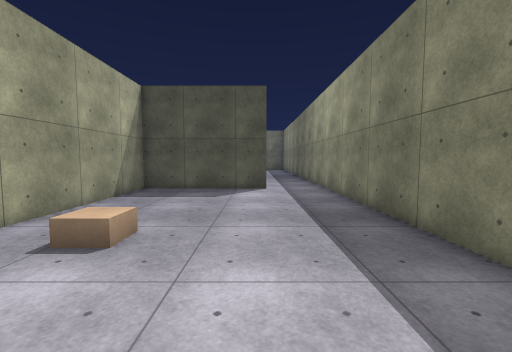
[1] (above)

19 first-person views from a walk through a Unity game level. The camera is 1.5 m above the floor, tilts 4° down and sees 90° across. The floor is counted in squares, 1 m on a side. Each view is taken from the middle of a square. On the plan, view 1 faces up. The plan holds only what a view shows up to about 13 squares ahead; the rest is blank. The player character is not drawn. Surface patterns are stand-ins for the level's own textures.

[2]
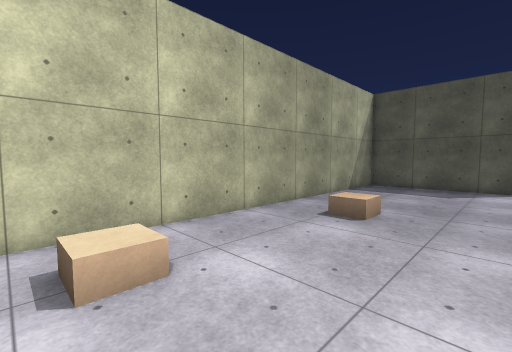

[3]
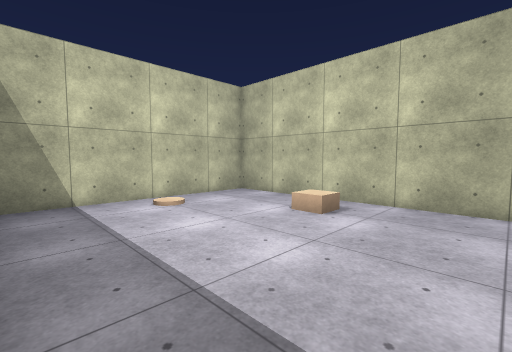

[4]
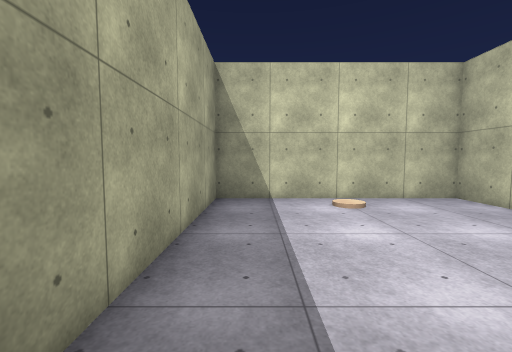

[5]
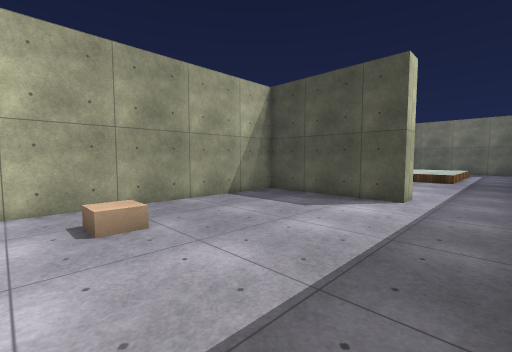

[6]
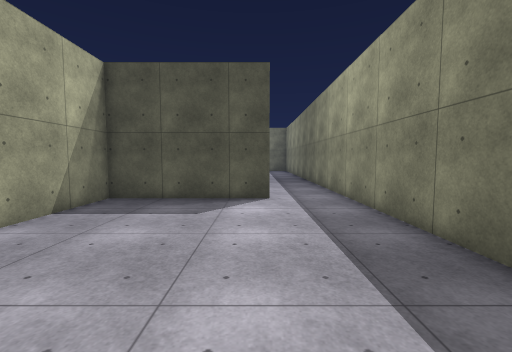

[7]
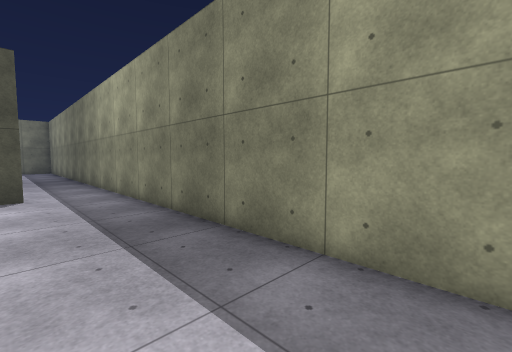

[8]
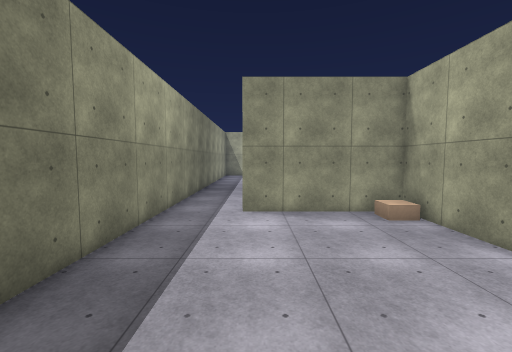

[9]
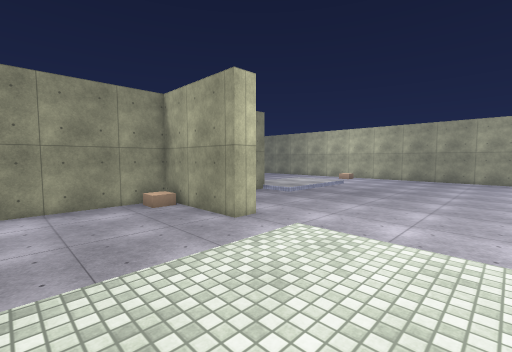

[10]
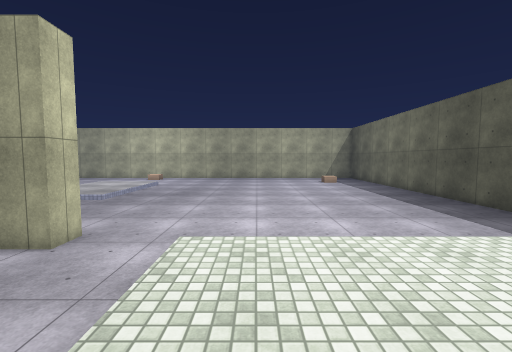

[11]
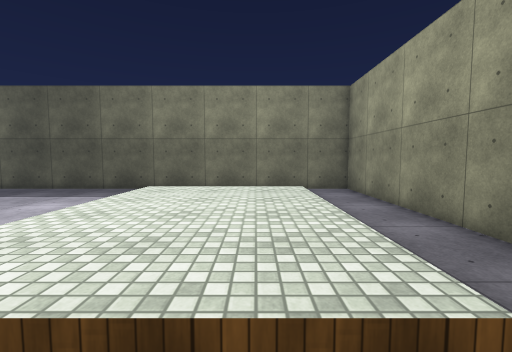

[12]
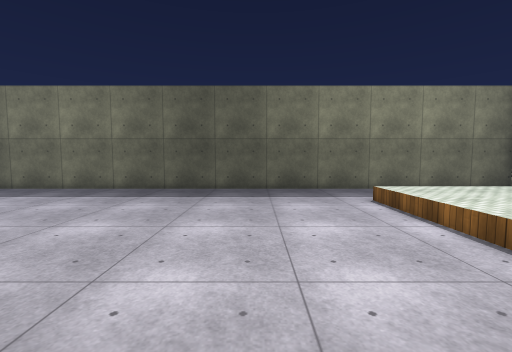

[13]
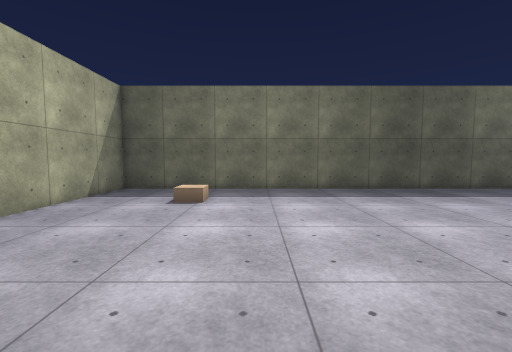

[14]
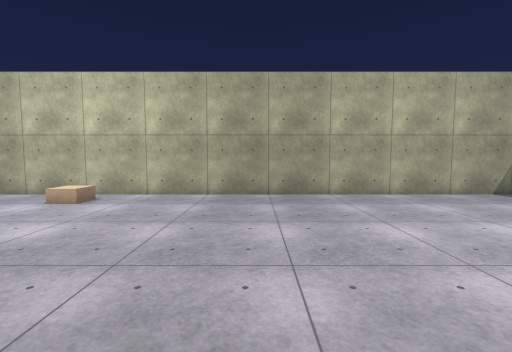

[15]
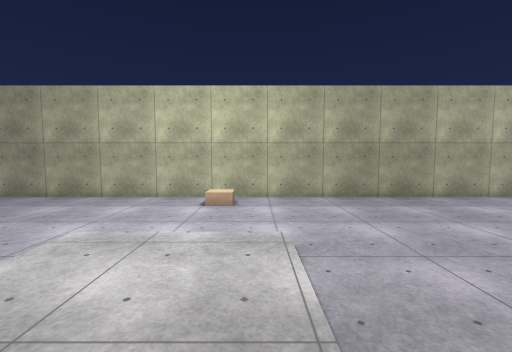

[16]
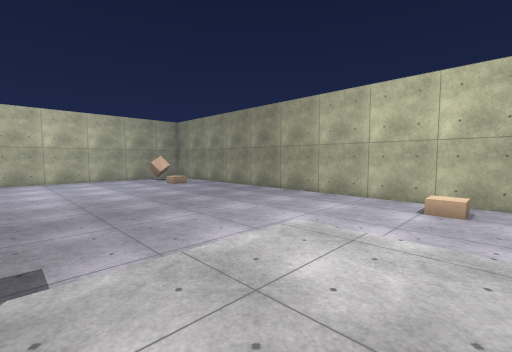

[17]
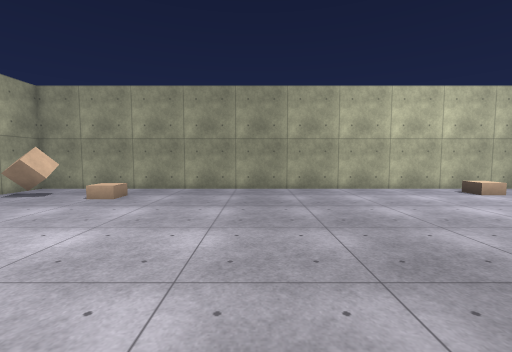

[18]
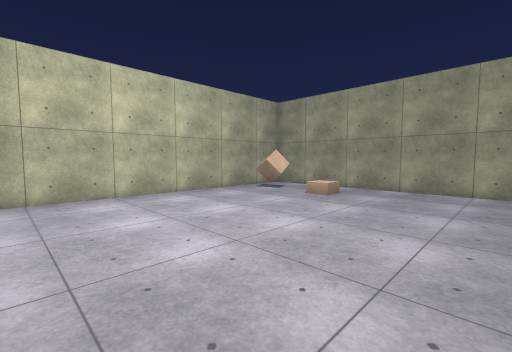

[19]
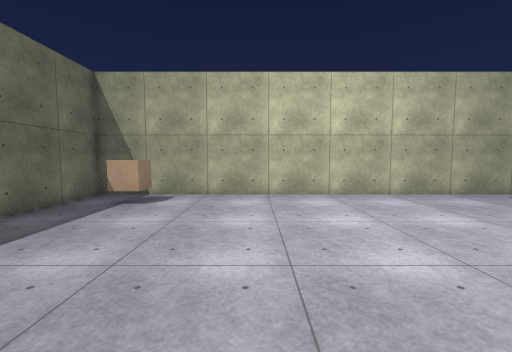

### Floor plan
Key: @ floor where view 1 was taken; # wall or solid block; . main floor; : floor 0.25 m higher than the main floor; + floor 0.5 m higher than the main floor; / step, stairs or slope; C cube; Y cylinder.
Columns run from 26 left of view 1 to 4 right of it. Each row starts with its distance up from view 1.
 33 ###############################
 32 #... ..................     ..#
 31 #... ..................     ..#
 30 #.....................      ..#
 29 #....C...............//////...#
 28 #..................../+++++...#
 27 #..................../+++++...#
 26 #..................../+++++...#
 25 #..................../+++++...#
 24 #..................../+++++...
 23 #..................../+++++...
 22 #..................../+++++..
 21 #.........  ............
 20 #......... . .................
 19 #.........   .................#
 18 #..........  .......#.........#
 17 #..........  ...... #.........#
 16 #..........  .....  #.........#
 15 #....../::: ::/.    #C........#
 14 #.C..../::::        #C........#
 13 #.C..../:::::       #######...#
 12 #....../:::::       #.........#
 11 #............       #.........#
 10 #............       #.........#
  9 #............       #.........#
  8 #............       #.........#
  7 #............       #.........#
  6 #............       #.........#
  5 #............       #..C......#
  4 #.............      #.........#
  3 #............       #.........#
  2 #................   #.........#
  1 #.................  #.........#
  0 #.................  #.....@...#
 -1 #.................. #.CC......#
 -2 #..C................#.........#
 -3 #...................#.........#
 -4 #..C................#.........#
 -5 #..CC............C..#....Y....#
 -6 #...................#.........#
 -7 ###############################

Where each view was taken, in squares from view 1:
view 1: 0 up, 0 right, facing up
view 2: 2 down, 0 right, facing up-left
view 3: 3 up, 3 right, facing down-left
view 4: 3 up, 2 right, facing down
view 5: 3 up, 3 right, facing up-left
view 6: 3 up, 0 right, facing up
view 7: 1 up, 0 right, facing up-right
view 8: 23 up, 0 right, facing down
view 9: 25 up, 0 right, facing down-left
view 10: 23 up, 0 right, facing left
view 11: 20 up, 1 left, facing up
view 12: 20 up, 9 left, facing up
view 13: 20 up, 19 left, facing up
view 14: 20 up, 15 left, facing left
view 15: 15 up, 14 left, facing left
view 16: 15 up, 14 left, facing down-left
view 17: 4 up, 13 left, facing left
view 18: 4 up, 13 left, facing down-left
view 19: 4 up, 13 left, facing down
